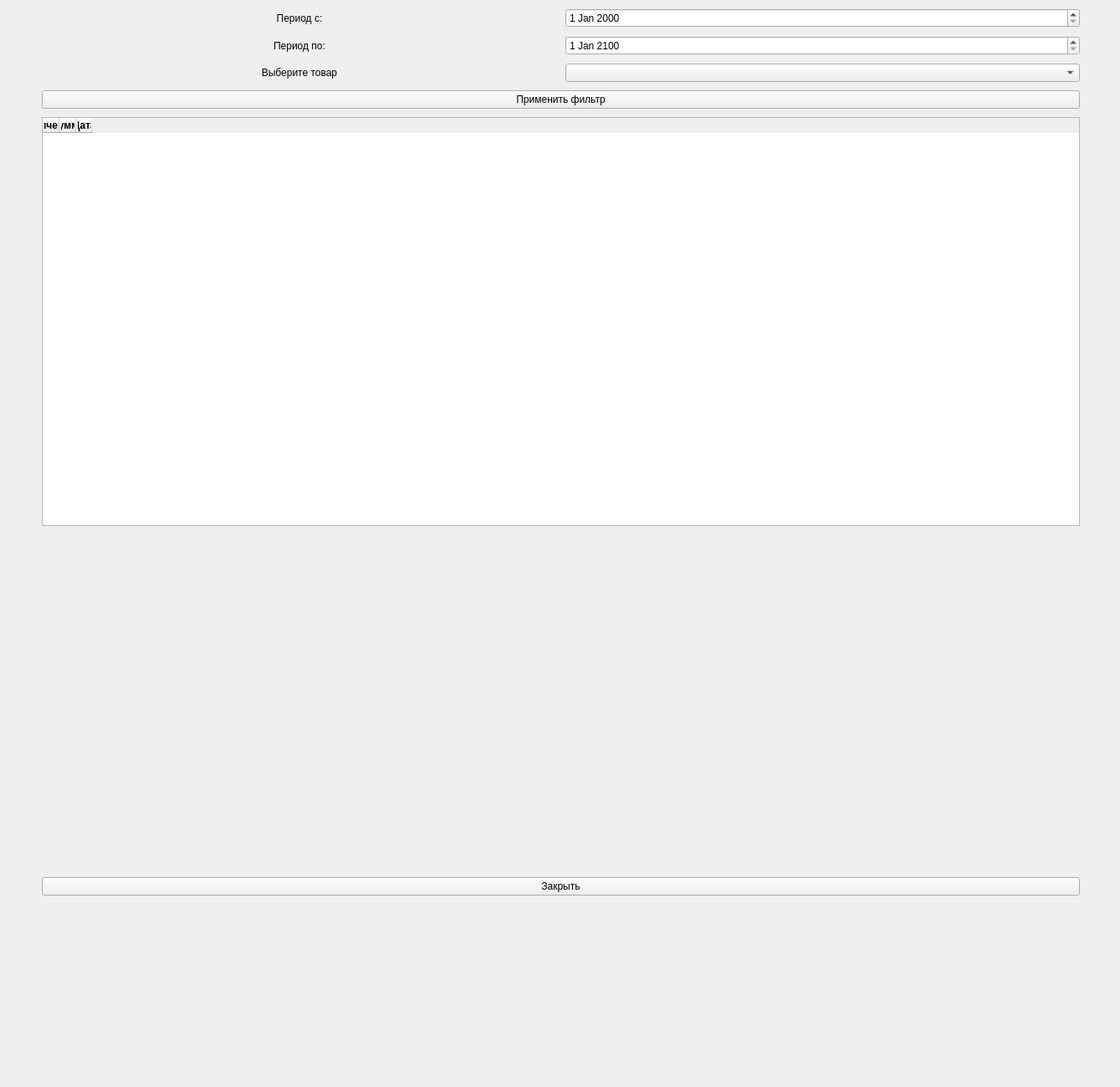
<?xml version="1.0" encoding="UTF-8"?>
<ui version="4.0">
 <class>Form</class>
 <widget class="QWidget" name="Form">
  <property name="geometry">
   <rect>
    <x>0</x>
    <y>0</y>
    <width>1339</width>
    <height>1300</height>
   </rect>
  </property>
  <property name="minimumSize">
   <size>
    <width>1339</width>
    <height>1300</height>
   </size>
  </property>
  <property name="maximumSize">
   <size>
    <width>2520</width>
    <height>1227</height>
   </size>
  </property>
  <property name="windowTitle">
   <string>Агаш Пазл - Аналитика по продажам</string>
  </property>
  <widget class="QWidget" name="verticalLayoutWidget">
   <property name="geometry">
    <rect>
     <x>0</x>
     <y>0</y>
     <width>1341</width>
     <height>1101</height>
    </rect>
   </property>
   <layout class="QVBoxLayout" name="verticalLayout" stretch="0,0,0,0,0,0,0">
    <property name="spacing">
     <number>10</number>
    </property>
    <property name="sizeConstraint">
     <enum>QLayout::SetDefaultConstraint</enum>
    </property>
    <property name="leftMargin">
     <number>50</number>
    </property>
    <property name="topMargin">
     <number>10</number>
    </property>
    <property name="rightMargin">
     <number>50</number>
    </property>
    <property name="bottomMargin">
     <number>30</number>
    </property>
    <item>
     <layout class="QHBoxLayout" name="horizontalLayout">
      <item>
       <widget class="QLabel" name="label_5">
        <property name="text">
         <string>Период с:</string>
        </property>
        <property name="alignment">
         <set>Qt::AlignCenter</set>
        </property>
       </widget>
      </item>
      <item>
       <widget class="QDateEdit" name="start_date"/>
      </item>
     </layout>
    </item>
    <item>
     <layout class="QHBoxLayout" name="horizontalLayout_2">
      <item>
       <widget class="QLabel" name="label_6">
        <property name="text">
         <string>Период по:</string>
        </property>
        <property name="alignment">
         <set>Qt::AlignCenter</set>
        </property>
       </widget>
      </item>
      <item>
       <widget class="QDateEdit" name="end_date">
        <property name="dateTime">
         <datetime>
          <hour>0</hour>
          <minute>0</minute>
          <second>0</second>
          <year>2100</year>
          <month>1</month>
          <day>1</day>
         </datetime>
        </property>
       </widget>
      </item>
     </layout>
    </item>
    <item>
     <layout class="QHBoxLayout" name="horizontalLayout_3">
      <item>
       <widget class="QLabel" name="label_7">
        <property name="text">
         <string>Выберите товар</string>
        </property>
        <property name="alignment">
         <set>Qt::AlignCenter</set>
        </property>
       </widget>
      </item>
      <item>
       <widget class="QComboBox" name="product_filter"/>
      </item>
     </layout>
    </item>
    <item>
     <widget class="QPushButton" name="btn_apply_filter">
      <property name="text">
       <string>Применить фильтр</string>
      </property>
     </widget>
    </item>
    <item>
     <widget class="QTableWidget" name="sales_table">
      <property name="sizePolicy">
       <sizepolicy hsizetype="Expanding" vsizetype="Expanding">
        <horstretch>0</horstretch>
        <verstretch>0</verstretch>
       </sizepolicy>
      </property>
      <property name="minimumSize">
       <size>
        <width>0</width>
        <height>0</height>
       </size>
      </property>
      <property name="maximumSize">
       <size>
        <width>16777215</width>
        <height>16777215</height>
       </size>
      </property>
      <property name="rowCount">
       <number>0</number>
      </property>
      <property name="columnCount">
       <number>3</number>
      </property>
      <attribute name="horizontalHeaderVisible">
       <bool>true</bool>
      </attribute>
      <attribute name="horizontalHeaderCascadingSectionResizes">
       <bool>true</bool>
      </attribute>
      <attribute name="horizontalHeaderDefaultSectionSize">
       <number>0</number>
      </attribute>
      <attribute name="horizontalHeaderHighlightSections">
       <bool>true</bool>
      </attribute>
      <attribute name="horizontalHeaderShowSortIndicator" stdset="0">
       <bool>true</bool>
      </attribute>
      <attribute name="horizontalHeaderStretchLastSection">
       <bool>false</bool>
      </attribute>
      <attribute name="verticalHeaderCascadingSectionResizes">
       <bool>false</bool>
      </attribute>
      <attribute name="verticalHeaderHighlightSections">
       <bool>false</bool>
      </attribute>
      <attribute name="verticalHeaderShowSortIndicator" stdset="0">
       <bool>false</bool>
      </attribute>
      <attribute name="verticalHeaderStretchLastSection">
       <bool>false</bool>
      </attribute>
      <column>
       <property name="text">
        <string>Количество</string>
       </property>
       <property name="font">
        <font>
         <weight>75</weight>
         <bold>true</bold>
        </font>
       </property>
      </column>
      <column>
       <property name="text">
        <string>Сумма</string>
       </property>
       <property name="font">
        <font>
         <weight>75</weight>
         <bold>true</bold>
        </font>
       </property>
      </column>
      <column>
       <property name="text">
        <string>Дата</string>
       </property>
       <property name="font">
        <font>
         <weight>75</weight>
         <bold>true</bold>
        </font>
       </property>
      </column>
     </widget>
    </item>
    <item>
     <widget class="QWidget" name="chart_widget" native="true">
      <property name="minimumSize">
       <size>
        <width>0</width>
        <height>400</height>
       </size>
      </property>
     </widget>
    </item>
    <item>
     <widget class="QPushButton" name="btnExit">
      <property name="text">
       <string>Закрыть</string>
      </property>
     </widget>
    </item>
   </layout>
  </widget>
 </widget>
 <resources/>
 <connections/>
</ui>
